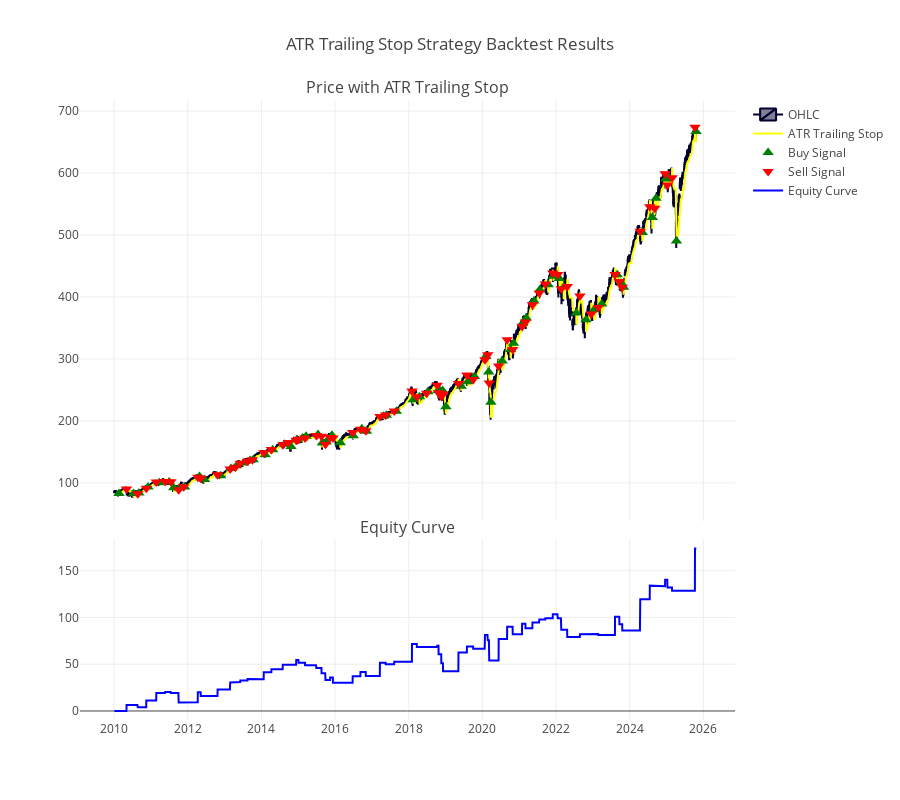

Notebook cell for this chart:
### Code cell
# Plot equity curve
import plotly.graph_objects as go
from plotly.subplots import make_subplots

fig = make_subplots(rows=2, cols=1, shared_xaxes=True,
                   vertical_spacing=0.03, subplot_titles=('Price with ATR Trailing Stop', 'Equity Curve'),
                   row_heights=[0.7, 0.3])

# Add candlestick
fig.add_trace(go.Candlestick(x=df['Date'],
                            open=df['Open'],
                            high=df['High'],
                            low=df['Low'],
                            close=df['Close'],
                            name='OHLC'),
              row=1, col=1)

# Add ATR Trailing Stop line
fig.add_trace(go.Scatter(x=df['Date'],
                        y=df['atr_stop'],
                        mode='lines',
                        name='ATR Trailing Stop',
                        line=dict(color='yellow')),
              row=1, col=1)

# Add buy signals
buy_signals = df[df['crossover_ATRStop'] == 1]
fig.add_trace(go.Scatter(x=buy_signals['Date'],
                        y=buy_signals['Low'],
                        mode='markers',
                        name='Buy Signal',
                        marker=dict(color='green', symbol='triangle-up', size=10)),
              row=1, col=1)

# Add sell signals
sell_signals = df[df['crossover_ATRStop'] == -1]
fig.add_trace(go.Scatter(x=sell_signals['Date'],
                        y=sell_signals['High'],
                        mode='markers',
                        name='Sell Signal',
                        marker=dict(color='red', symbol='triangle-down', size=10)),
              row=1, col=1)

# Add equity curve
fig.add_trace(go.Scatter(x=df['Date'],
                        y=df['Cumulative_Return'],
                        mode='lines',
                        name='Equity Curve',
                        line=dict(color='blue')),
              row=2, col=1)

# Update layout
fig.update_layout(
    title_text="ATR Trailing Stop Strategy Backtest Results",
    xaxis_rangeslider_visible=False,
    height=800
)

fig.show()

### Figure 1 — Plotly figure (JSON) as saved in the notebook; plotly's stock layout.template omitted (floating-point values rounded to 4 significant figures; data arrays with more than 128 entries replaced by an {"elided": "..."} marker saying what was removed)
{"data": [{"close": {"elided": "3977 float values"}, "high": {"elided": "3977 float values"}, "low": {"elided": "3977 float values"}, "name": "OHLC", "open": {"elided": "3977 float values"}, "type": "candlestick", "x": {"elided": "3977 str values"}, "xaxis": "x", "yaxis": "y"}, {"line": {"color": "yellow"}, "mode": "lines", "name": "ATR Trailing Stop", "type": "scatter", "x": {"elided": "3977 str values"}, "xaxis": "x", "y": {"elided": "3977 float values"}, "yaxis": "y"}, {"marker": {"color": "green", "size": 10, "symbol": "triangle-up"}, "mode": "markers", "name": "Buy Signal", "type": "scatter", "x": ["2010-02-18T00:00:00", "2010-07-13T00:00:00", "2010-09-03T00:00:00", "2010-12-03T00:00:00", "2011-03-24T00:00:00", "2011-06-30T00:00:00", "2011-08-15T00:00:00", "2011-10-10T00:00:00", "2011-11-30T00:00:00", "2012-04-27T00:00:00", "2012-06-15T00:00:00", "2012-11-23T00:00:00", "2013-03-05T00:00:00", "2013-04-29T00:00:00", "2013-07-08T00:00:00", "2013-09-10T00:00:00", "2013-10-11T00:00:00", "2014-02-07T00:00:00", "2014-04-22T00:00:00", "2014-08-18T00:00:00", "2014-10-21T00:00:00", "2014-12-18T00:00:00", "2015-02-12T00:00:00", "2015-03-20T00:00:00", "2015-07-16T00:00:00", "2015-08-27T00:00:00", "2015-10-05T00:00:00", "2015-12-01T00:00:00", "2016-02-22T00:00:00", "2016-06-29T00:00:00", "2016-09-22T00:00:00", "2016-11-08T00:00:00", "2017-04-25T00:00:00", "2017-05-24T00:00:00", "2017-08-31T00:00:00", "2018-02-14T00:00:00", "2018-04-17T00:00:00", "2018-07-09T00:00:00", "2018-10-17T00:00:00", "2018-11-07T00:00:00", "2018-12-03T00:00:00", "2019-01-04T00:00:00", "2019-06-06T00:00:00", "2019-08-08T00:00:00", "2019-10-15T00:00:00", "2020-02-05T00:00:00", "2020-03-04T00:00:00", "2020-03-26T00:00:00", "2020-07-15T00:00:00", "2020-10-07T00:00:00", "2020-11-05T00:00:00", "2021-02-04T00:00:00", "2021-03-12T00:00:00", "2021-05-27T00:00:00", "2021-07-23T00:00:00", "2021-10-15T00:00:00", "2021-12-07T00:00:00", "2022-02-02T00:00:00", "2022-03-18T00:00:00", "2022-07-21T00:00:00", "2022-10-25T00:00:00", "2023-01-13T00:00:00", "2023-03-30T00:00:00", "2023-08-30T00:00:00", "2023-10-11T00:00:00", "2023-11-02T00:00:00", "2024-05-06T00:00:00", "2024-08-13T00:00:00", "2024-09-19T00:00:00", "2024-12-24T00:00:00", "2025-01-21T00:00:00", "2025-04-09T00:00:00", "2025-10-20T00:00:00"], "xaxis": "x", "y": [82.8, 82.7, 83.47, 93.2, 99.92, 101.2, 92.15, 91.6, 93.41, 110.0, 105.3, 111.3, 123.0, 127.4, 131.9, 136.0, 137.1, 145.2, 153.5, 162.2, 158.6, 168.9, 172.4, 175.3, 177.9, 164.1, 165.9, 176.7, 164.7, 175.8, 187.1, 183.3, 207.4, 209.2, 215.6, 234.0, 238.8, 246.8, 248.9, 248.5, 248.9, 222.9, 256.0, 263.1, 271.6, 303.9, 278.8, 230.2, 296.5, 315.2, 325.2, 357.6, 366.3, 393.6, 411.6, 419.8, 433.6, 429.8, 416.1, 374.3, 363.4, 379.2, 388.8, 435.9, 422.3, 415.8, 504.0, 528.2, 559.5, 590.3, 593.5, 490.2, 667.3], "yaxis": "y"}, {"marker": {"color": "red", "size": 10, "symbol": "triangle-down"}, "mode": "markers", "name": "Sell Signal", "type": "scatter", "x": ["2010-05-04T00:00:00", "2010-08-23T00:00:00", "2010-11-16T00:00:00", "2011-02-23T00:00:00", "2011-05-23T00:00:00", "2011-07-18T00:00:00", "2011-10-03T00:00:00", "2011-11-21T00:00:00", "2012-04-10T00:00:00", "2012-05-09T00:00:00", "2012-10-23T00:00:00", "2013-02-25T00:00:00", "2013-04-18T00:00:00", "2013-06-05T00:00:00", "2013-08-16T00:00:00", "2013-10-03T00:00:00", "2014-01-24T00:00:00", "2014-04-10T00:00:00", "2014-07-31T00:00:00", "2014-09-25T00:00:00", "2014-12-12T00:00:00", "2015-01-05T00:00:00", "2015-03-10T00:00:00", "2015-06-29T00:00:00", "2015-08-20T00:00:00", "2015-09-28T00:00:00", "2015-11-13T00:00:00", "2015-12-11T00:00:00", "2016-06-24T00:00:00", "2016-09-09T00:00:00", "2016-11-01T00:00:00", "2017-03-21T00:00:00", "2017-05-17T00:00:00", "2017-08-10T00:00:00", "2018-02-02T00:00:00", "2018-03-22T00:00:00", "2018-06-27T00:00:00", "2018-10-10T00:00:00", "2018-10-24T00:00:00", "2018-11-20T00:00:00", "2018-12-07T00:00:00", "2019-05-09T00:00:00", "2019-08-01T00:00:00", "2019-10-02T00:00:00", "2020-01-27T00:00:00", "2020-02-24T00:00:00", "2020-03-09T00:00:00", "2020-06-11T00:00:00", "2020-09-03T00:00:00", "2020-10-28T00:00:00", "2021-01-29T00:00:00", "2021-03-04T00:00:00", "2021-05-12T00:00:00", "2021-07-19T00:00:00", "2021-09-17T00:00:00", "2021-11-30T00:00:00", "2022-01-18T00:00:00", "2022-02-22T00:00:00", "2022-04-22T00:00:00", "2022-08-26T00:00:00", "2022-12-16T00:00:00", "2023-02-24T00:00:00", "2023-08-09T00:00:00", "2023-09-21T00:00:00", "2023-10-20T00:00:00", "2024-04-15T00:00:00", "2024-07-19T00:00:00", "2024-09-06T00:00:00", "2024-12-18T00:00:00", "2025-01-10T00:00:00", "2025-02-25T00:00:00", "2025-10-10T00:00:00"], "xaxis": "x", "y": [89.94, 82.42, 91.2, 101.3, 102.3, 101.7, 88.7, 93.68, 108.8, 107.5, 112.9, 122.4, 125.0, 131.4, 134.7, 137.3, 148.4, 153.6, 161.4, 164.9, 168.8, 170.2, 172.2, 176.4, 175.1, 162.2, 172.9, 172.5, 181.1, 186.4, 183.9, 207.2, 209.4, 216.0, 248.1, 239.0, 244.5, 257.3, 245.5, 239.4, 243.2, 260.3, 273.9, 266.6, 298.8, 306.6, 261.2, 288.6, 330.9, 315.3, 352.7, 359.5, 387.5, 406.5, 421.0, 438.7, 436.4, 413.2, 416.9, 401.4, 372.7, 383.0, 436.3, 425.0, 415.8, 505.9, 545.8, 543.3, 599.1, 580.9, 592.7, 674.0], "yaxis": "y"}, {"line": {"color": "blue"}, "mode": "lines", "name": "Equity Curve", "type": "scatter", "x": {"elided": "3977 str values"}, "xaxis": "x2", "y": {"elided": "3977 float values"}, "yaxis": "y2"}], "layout": {"annotations": [{"font": {"size": 16}, "showarrow": false, "text": "Price with ATR Trailing Stop", "x": 0.5, "xanchor": "center", "xref": "paper", "y": 1.0, "yanchor": "bottom", "yref": "paper"}, {"font": {"size": 16}, "showarrow": false, "text": "Equity Curve", "x": 0.5, "xanchor": "center", "xref": "paper", "y": 0.291, "yanchor": "bottom", "yref": "paper"}], "height": 800, "title": {"text": "ATR Trailing Stop Strategy Backtest Results"}, "xaxis": {"anchor": "y", "domain": [0, 1], "matches": "x2", "rangeslider": {"visible": false}, "showticklabels": false}, "xaxis2": {"anchor": "y2", "domain": [0, 1]}, "yaxis": {"anchor": "x", "domain": [0.321, 1.0]}, "yaxis2": {"anchor": "x2", "domain": [0, 0.291]}}}
